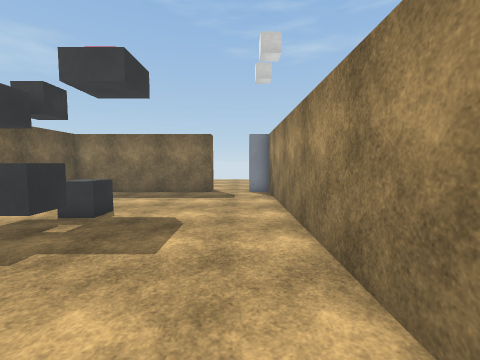
[1] (above)

13 first-person views from a walk through a 3-D level made in the Unity game engine. The camera is 1.5 m above the floor, tilts 4° down and sees 90° across. Doors are open. The floor is counted in squares, 1 m on a side. Each view is taken from the middle of a square. On the plan, view 1 faces up. The plan holds only what a view shows up to about 13 squares ahead; the rest is blank. The place goes on beyond the plan. The player character is not drawn. Surface patterns are stand-ins for the level's own textures.

[2]
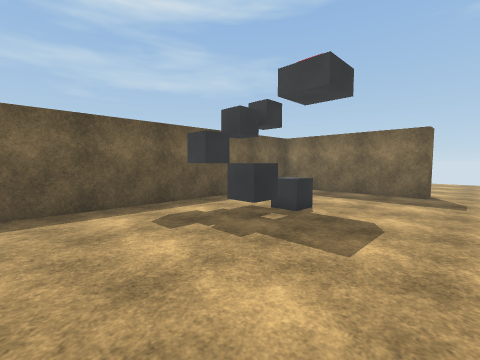

[3]
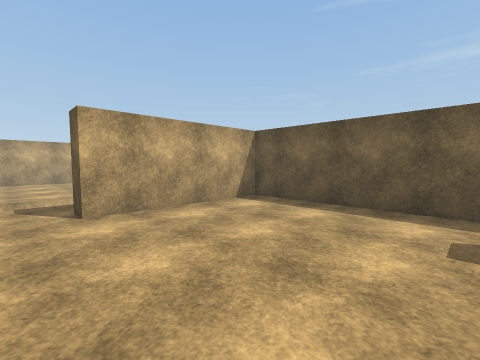

[4]
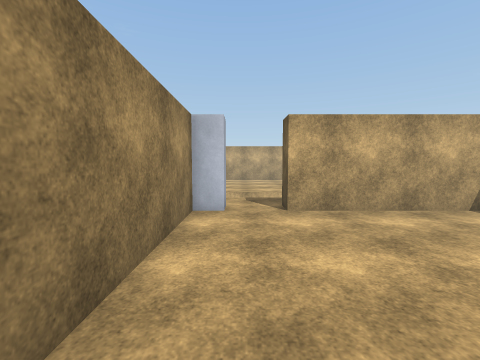

[5]
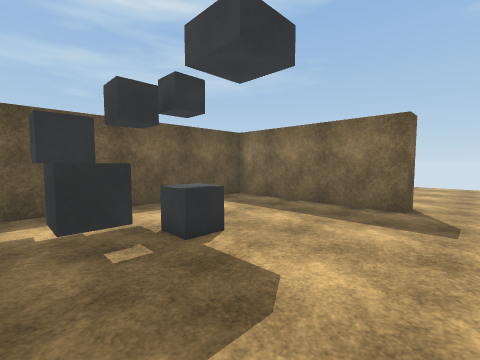

[6]
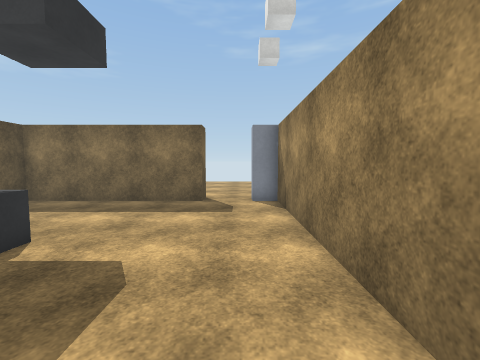

[7]
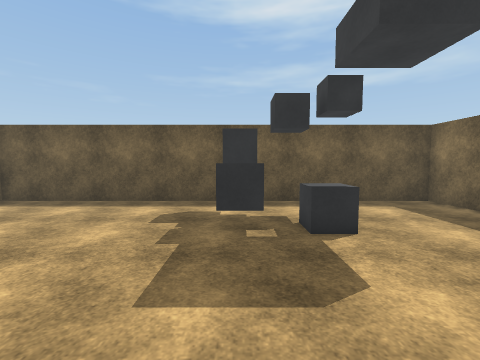

[8]
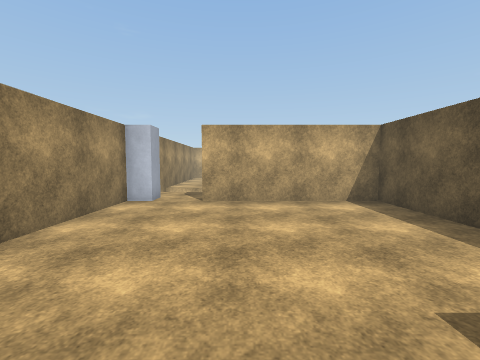

[9]
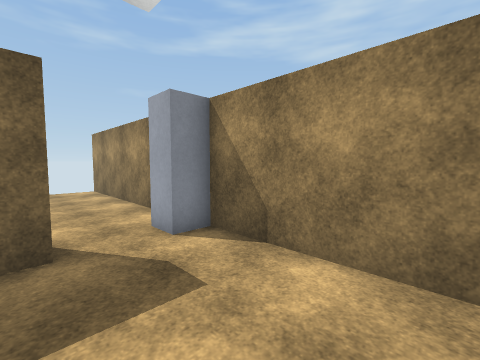

[10]
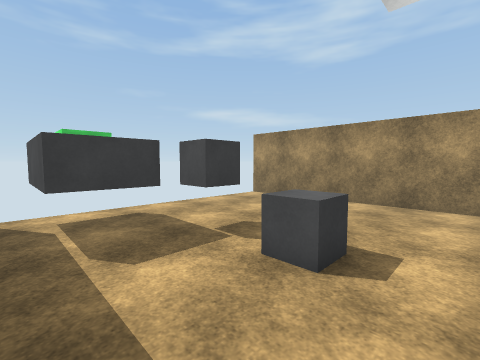

[11]
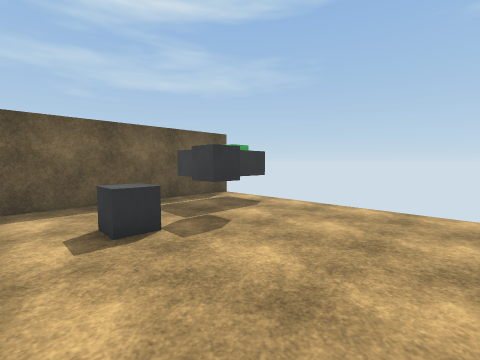

[12]
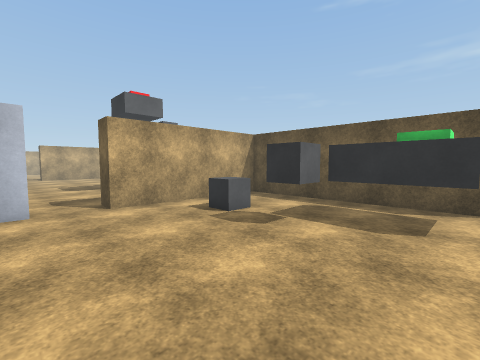

[13]
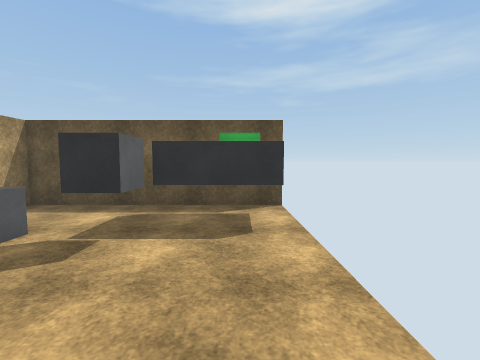

### Floor plan
Key: @ floor where view 1 was taken; # wall or solid block; . floor; D open door; ^ raised ledge; T thing the floor can be seen under or through.
Columns run from 9 left of view 1 to 2 right of it. Each row starts with its distance up from view 1.
 23            #
 22 #.TT.......#
 21 #.TT.......#
 20 #.TT.......#
 19 #.TTTT.....#
 18 #...TT.....#
 17 #..........#
 16 #...^^.....#
 15 #..........#
 14 #..........#
 13 ########DD##
 12 #..........#
 11 #..........#
 10 #..........#
  9 #..........#
  8 #..........#
  7 #...^^.....#
  6 #..........#
  5 #..#^^.....#
  4 #..........#
  3 #..........#
  2 #..........#
  1 #..........#
  0 #........@.#
 -1 #..........#
 -2 #..........#
 -3 #..........#
 -4 #..........#
 -5 ########DD##
 -6        ...
 -7        ...

Where each view was taken, in squares from view 1:
view 1: 0 up, 0 right, facing up
view 2: 0 up, 0 right, facing up-left
view 3: 3 up, 0 right, facing down-left
view 4: 3 up, 0 right, facing down
view 5: 4 up, 0 right, facing up-left
view 6: 3 up, 0 right, facing up
view 7: 5 up, 1 right, facing left
view 8: 5 up, 3 left, facing down
view 9: 8 up, 2 left, facing up-right
view 10: 14 up, 8 left, facing up-right
view 11: 14 up, 1 right, facing up-left
view 12: 22 up, 1 right, facing down-left
view 13: 21 up, 0 right, facing left
